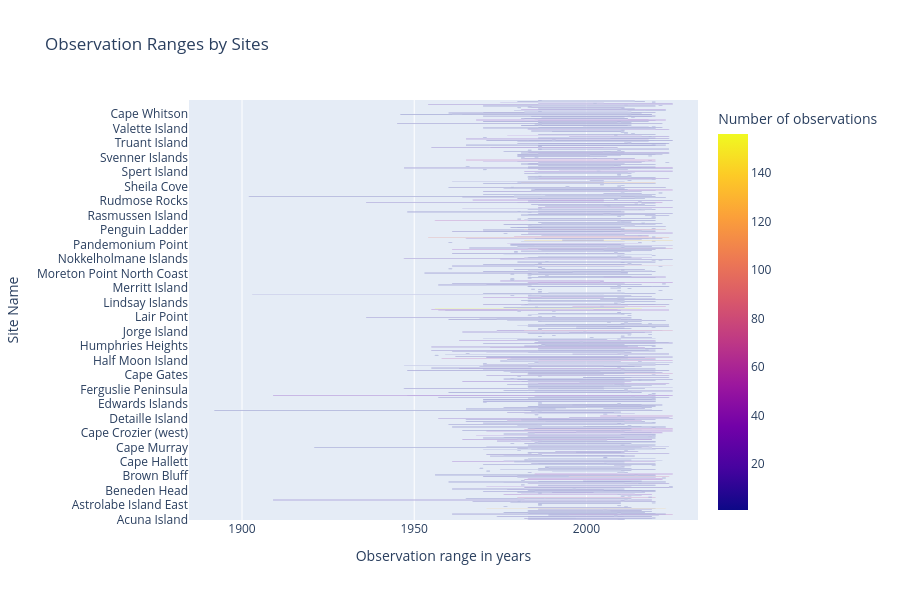

The cell this chart's notebook holds for it:
### Code cell
import plotly.express as px

fig = px.bar(
        df_sites_obs_range,
        x='Observation range in years',
        y='site_name',
        base='First observation year',
        orientation='h',
        color='Number of observations',
        title='Observation Ranges by Sites',
        labels={
                "site_name": "Site Name"
        }
        )
fig.update_layout(
        height=600
)


fig.show()

### Figure 1 — Plotly figure (JSON) as saved in the notebook; plotly's stock layout.template omitted (floating-point values rounded to 4 significant figures; data arrays with more than 128 entries replaced by an {"elided": "..."} marker saying what was removed)
{"data": [{"base": {"elided": "725 int values"}, "hovertemplate": "First observation year=%{base}<br>Observation range in years=%{x}<br>Site Name=%{y}<br>Number of observations=%{marker.color}<extra></extra>", "legendgroup": "", "marker": {"color": {"elided": "725 int values"}, "coloraxis": "coloraxis", "pattern": {"shape": ""}}, "name": "", "orientation": "h", "showlegend": false, "textposition": "auto", "type": "bar", "x": {"elided": "725 int values"}, "xaxis": "x", "y": {"elided": "725 str values"}, "yaxis": "y"}], "layout": {"barmode": "relative", "coloraxis": {"colorbar": {"title": {"text": "Number of observations"}}, "colorscale": [[0, "#0d0887"], [0.1111, "#46039f"], [0.2222, "#7201a8"], [0.3333, "#9c179e"], [0.4444, "#bd3786"], [0.5556, "#d8576b"], [0.6667, "#ed7953"], [0.7778, "#fb9f3a"], [0.8889, "#fdca26"], [1, "#f0f921"]]}, "height": 600, "legend": {"tracegroupgap": 0}, "title": {"text": "Observation Ranges by Sites"}, "xaxis": {"anchor": "y", "domain": [0, 1], "title": {"text": "Observation range in years"}}, "yaxis": {"anchor": "x", "domain": [0, 1], "title": {"text": "Site Name"}}}}
